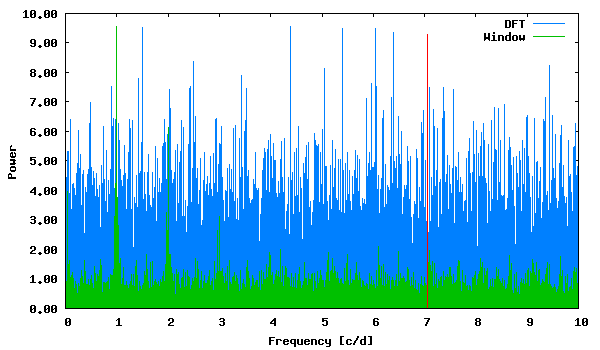

Write gnuplot code to recreate this figure.
set term png size 600,350 medium
set colors classic
set output "phase_lc_16.deeming.png"
set xlabel "Frequency [c/d]"
set ylabel "Power"
set format y "%5.2f"
plot "deeming.periodogram" using 1:2 with lines linecolor 3 title "DFT", "deeming.periodogram" using 1:3 with lines linecolor 2 title "Window", "<echo '7.053509 9.28575490'" with impulses linecolor 1 title ""
 
